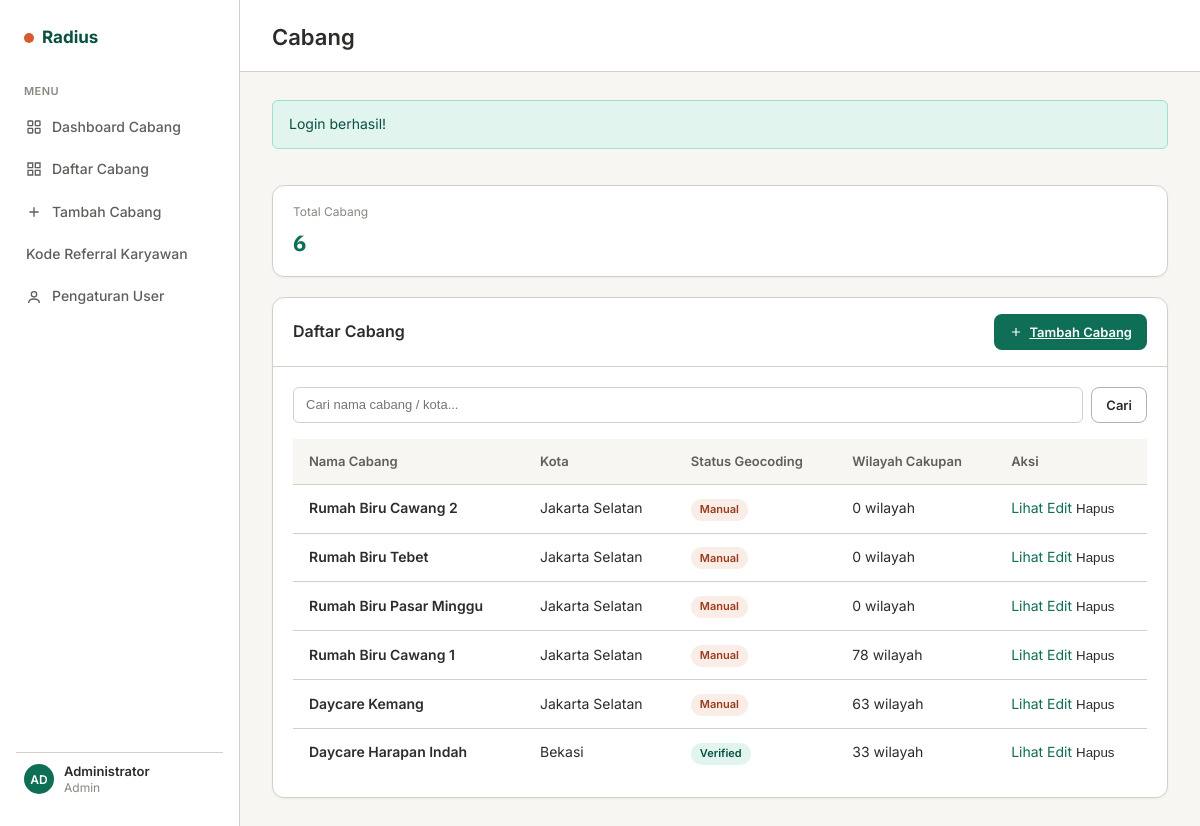
Page /branch (signed in) on the committed database.
### tables this page shows
CREATE TABLE IF NOT EXISTS branches (
    id INT AUTO_INCREMENT PRIMARY KEY,
    name VARCHAR(150) NOT NULL,
    address TEXT NOT NULL,
    city VARCHAR(100) NOT NULL,
    latitude DECIMAL(11, 8),
    longitude DECIMAL(11, 8),
    target_market_notes TEXT,
    geocoding_status ENUM("verified", "manual", "pending", "failed") DEFAULT "pending",
    created_at TIMESTAMP DEFAULT CURRENT_TIMESTAMP,
    updated_at TIMESTAMP DEFAULT CURRENT_TIMESTAMP ON UPDATE CURRENT_TIMESTAMP,
    created_by INT,
    FOREIGN KEY (created_by) REFERENCES users(id)
);

### app/Helpers/functions.php (called while the page is built, shortened)
<?php
function view(string $view, array $data = []) {
    $viewPath = __DIR__ . "/../../views/{$view}.php";
    extract($data);
    include $viewPath;
}
function currentUser() {
    return $_SESSION["user"] ?? null;
}
function isAdmin(): bool {
    $user = currentUser();
    return $user && ($user["role"] ?? "") === ROLE_ADMIN;
}
function flash(string $name, string $message = "") {
    if ($message) {
        $_SESSION["flash_{$name}"] = $message;
    } else {
        $msg = $_SESSION["flash_{$name}"] ?? "";
        return $msg;
    }
}

### app/Controllers/BranchController.php (called while the page is built, shortened)
<?php
class BranchController {
    private $branchModel;
    public function __construct() {
        global $pdo;
        $this->branchModel = new Branch($pdo);
    }
    public function index() {
        $search = $_GET["search"] ?? "";
        if ($search) {
            $branches = $this->branchModel->search($search);
        } else {
            $branches = $this->branchModel->getAll();
        }
        view("branch/index", ["branches" => $branches, "search" => $search]);
    }
}

### index.php (called while the page is built, shortened)
<?php
spl_autoload_register(function ($class) {
    if (strpos($class, "App\\") === 0) {
        $path = __DIR__ . "/app/" . str_replace("\\", "/", substr($class, 4)) . ".php";
    }
});
require_once __DIR__ . "/app/Helpers/functions.php";
$route = $_GET["route"] ?? "dashboard";
$routes = require_once __DIR__ . "/config/routes.php";
$matched = null;
$params = [];
if (!$matched && isset($routes[$route])) {
    $matched = $routes[$route];
}
if ($matched) {
    $controller = $matched["controller"];
    $action = $matched["action"];
    $controllerFile = $controller . "Controller";
    $controllerPath = __DIR__ . "/app/Controllers/{$controllerFile}.php";
    if (file_exists($controllerPath)) {
        $controllerObj = new $class();
        $controllerObj->$action(...array_values($params));
    } else {
        http_response_code(404);
        view("errors/404");
    }
} else {
    http_response_code(404);
    view("errors/404");
}

### app/Models/Branch.php (called while the page is built, shortened)
<?php
class Branch {
    private $pdo;
    public function __construct(PDO $pdo) {
        $this->pdo = $pdo;
    }
    public function getAll(): array {
        $stmt = $this->pdo->query("
            SELECT b.*, u.name as created_by_name,
                   (SELECT COUNT(*) FROM covered_areas ca WHERE ca.branch_id = b.id) as total_areas
            FROM branches b
            LEFT JOIN users u ON b.created_by = u.id
            ORDER BY b.created_at DESC
        ");
        return $stmt->fetchAll();
    }
}

### views/branch/index.php (the view, shortened to what this page needs)
<?php if ($success = flash("success")): ?>
<div class="alert alert-success"><?php echo $success; ?></div>
<?php endif; ?>
<div class="stat-row">
    <div class="stat-card">
        <div class="stat-label">Total Cabang</div>
        <div class="stat-value primary"><?php echo count($branches); ?></div>
    </div>
</div>
<div class="card">
    <div class="card-header">
        <h2 class="card-title">Daftar Cabang</h2>
        <a href="<?php echo APP_URL; ?>/branch/create" class="btn btn-primary">
            <svg width="14" height="14" viewBox="0 0 24 24" fill="none" stroke="currentColor" stroke-width="2">
                <path d="M12 5v14M5 12h14"/>
            </svg>
            Tambah Cabang
        </a>
    </div>
    <div class="card-body">
        <form method="GET" action="<?php echo APP_URL; ?>/branch" style="margin-bottom: 16px; display: flex; gap: 8px;">
            <input type="text" name="search" value="<?php echo htmlspecialchars($search ?? ""); ?>" placeholder="Cari nama cabang / kota..." style="flex:1; height:36px; padding:0 12px; border:1px solid var(--color-border); border-radius:var(--radius-sm); font-size:13px;">
            <button type="submit" class="btn btn-secondary">Cari</button>
        </form>
        <?php if (empty($branches)): ?>
        <p class="text-muted">Belum ada cabang. Klik "Tambah Cabang" untuk memulai.</p>
        <?php else: ?>
        <table class="table">
            <thead>
                <tr>
                    <th>Nama Cabang</th>
                    <th>Kota</th>
                    <th>Status Geocoding</th>
                    <th>Wilayah Cakupan</th>
                    <th>Aksi</th>
                </tr>
            </thead>
            <tbody>
                <?php foreach ($branches as $branch): ?>
                <tr>
                    <td class="text-strong"><?php echo htmlspecialchars($branch["name"]); ?></td>
                    <td><?php echo htmlspecialchars($branch["city"]); ?></td>
                    <td>
                        <?php
                        $badgeClass = $branch["geocoding_status"] === "verified" ? "badge-success"
                            : ($branch["geocoding_status"] === "manual" ? "badge-info"
                            : ($branch["geocoding_status"] === "pending" ? "badge-warning" : "badge-error"));
                        ?>
                        <span class="badge <?php echo $badgeClass; ?>"><?php echo ucfirst($branch["geocoding_status"]); ?></span>
                    </td>
                    <td><?php echo (int) $branch["total_areas"]; ?> wilayah</td>
                    <td>
                        <a href="<?php echo APP_URL; ?>/branch/<?php echo $branch["id"]; ?>" class="btn-text">Lihat</a>
                        <a href="<?php echo APP_URL; ?>/branch/edit/<?php echo $branch["id"]; ?>" class="btn-text">Edit</a>
                        <?php if (isAdmin()): ?>
                        <form method="POST" action="<?php echo APP_URL; ?>/branch/delete/<?php echo $branch["id"]; ?>" style="display:inline" onsubmit="return confirm('Hapus cabang ini beserta wilayah cakupannya? Tindakan ini tidak dapat dibatalkan.');">
                            <button type="submit" class="btn-text" style="color:var(--color-error); border:0; background:none; cursor:pointer; padding:0;">Hapus</button>
                        </form>
                        <?php endif; ?>
                    </td>
                </tr>
                <?php endforeach; ?>
            </tbody>
        </table>
        <?php endif; ?>
    </div>
</div>
<?php
include __DIR__ . "/../layouts/main.php";
?>

### public/css/style.css (style rules this page uses)
:root { --color-primary-50: #E1F5EE; --color-primary-100: #9FE1CB; --color-primary-400: #1D9E75; --color-primary-600: #0F6E56; --color-primary-800: #085041; --color-primary-900: #04342C; --color-accent-50: #FAECE7; --color-accent-400: #D85A30; --color-accent-600: #993C1D; --color-success: #3B6D11; --color-warning: #854F0B; --color-info: #185FA5; --color-danger: #A32D2D; --color-surface-0: #FFFFFF; --color-surface-1: #F7F6F3; --color-surface-2: #FFFFFF; --color-border: #D3D1C7; --color-border-strong: #B4B2A9; --color-text-primary: #2C2C2A; --color-text-secondary: #5F5E5A; --color-text-muted: #888780; --font-sans: "Inter", -apple-system, "Segoe UI", sans-serif; --font-mono: "IBM Plex Mono", "SFMono-Regular", monospace; --radius-sm: 6px; --radius-md: 8px; --radius-lg: 12px; --shadow-sm: 0 1px 2px rgba(44,44,42,0.06); --shadow-md: 0 2px 8px rgba(44,44,42,0.08); --space-1: 4px; --space-2: 8px; --space-3: 12px; --space-4: 16px; --space-5: 24px; --space-6: 32px; }
* { box-sizing: border-box; }
html, body { margin: 0; padding: 0; font-family: var(--font-sans); background: var(--color-surface-1); color: var(--color-text-primary); font-size: 14px; line-height: 1.6; }
.btn { display: inline-flex; align-items: center; gap: 6px; height: 36px; padding: 0 14px; border-radius: var(--radius-md); font-size: 13px; font-weight: 600; cursor: pointer; border: 1px solid transparent; font-family: inherit; }
.btn-primary { background: var(--color-primary-600); color: white; }
.btn-secondary { background: white; border-color: var(--color-border-strong); color: var(--color-text-primary); }
.btn-text { color: var(--color-primary-600); text-decoration: none; }
.card { background: var(--color-surface-2); border: 1px solid var(--color-border); border-radius: var(--radius-lg); box-shadow: var(--shadow-sm); overflow: hidden; }
.card-header { padding: 16px 20px; border-bottom: 1px solid var(--color-border); display: flex; align-items: center; justify-content: space-between; }
.card-title { font-size: 16px; font-weight: 600; margin: 0; }
.card-body { padding: 20px; }
.stat-row { display: flex; gap: 16px; flex-wrap: wrap; }
.stat-card { flex: 1; min-width: 200px; background: var(--color-surface-0); border: 1px solid var(--color-border); border-radius: var(--radius-lg); padding: 16px 20px; box-shadow: var(--shadow-sm); }
.stat-label { font-size: 12px; color: var(--color-text-muted); margin-bottom: 4px; }
.stat-value { font-size: 22px; font-weight: 700; font-family: var(--font-mono); }
.stat-value.primary { color: var(--color-primary-600); }
.table { width: 100%; border-collapse: collapse; font-size: 14px; }
.table th, .table td { padding: 12px 16px; text-align: left; border-bottom: 1px solid var(--color-border); }
.table th { background: var(--color-surface-1); color: var(--color-text-secondary); font-weight: 600; font-size: 13px; }
.table tbody tr:last-child td { border-bottom: none; }
.text-strong { font-weight: 600; color: var(--color-text-primary); }
.badge { display: inline-flex; align-items: center; height: 22px; padding: 0 9px; border-radius: 999px; font-size: 11px; font-weight: 600; white-space: nowrap; }
.badge-success { background: var(--color-primary-50); color: var(--color-primary-800); }
.badge-info { background: var(--color-accent-50); color: var(--color-accent-600); }
.alert { padding: 12px 16px; border-radius: var(--radius-sm); margin-bottom: var(--space-4); }
.alert-success { background: var(--color-primary-50); color: var(--color-primary-800); border: 1px solid var(--color-primary-100); }

### rows in the picture
branches: name "Rumah Biru Cawang 2", city "Jakarta Selatan", geocoding_status "Manual", total_areas "0"
branches: name "Rumah Biru Tebet", city "Jakarta Selatan", geocoding_status "Manual", total_areas "0"
branches: name "Rumah Biru Pasar Minggu", city "Jakarta Selatan", geocoding_status "Manual", total_areas "0"
branches: name "Rumah Biru Cawang 1", city "Jakarta Selatan", geocoding_status "Manual", total_areas "78"
branches: name "Daycare Kemang", city "Jakarta Selatan", geocoding_status "Manual", total_areas "63"
branches: name "Daycare Harapan Indah", city "Bekasi", geocoding_status "Verified", total_areas "33"

### other values in the picture
substr(currentUser()["name"] ?? "U", 0, 2) "AD"
currentUser()["name"] "Administrator"
currentUser()["role"] "Admin"
$pageTitle "Cabang"
$success "Login berhasil!"
count($branches) "6"
